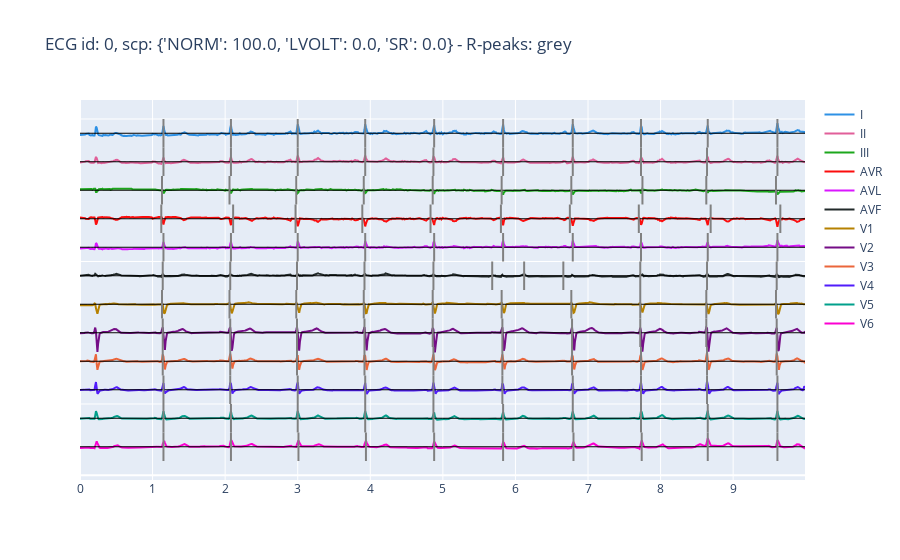

Notebook source saved alongside this figure:
### Code cell
_rates = plot_and_rates([0,1], X_df_100, df_100, sampling_rate, rpeak_style = 'nk', plot=True)
_rates = np.mean(list(_rates.values()))
